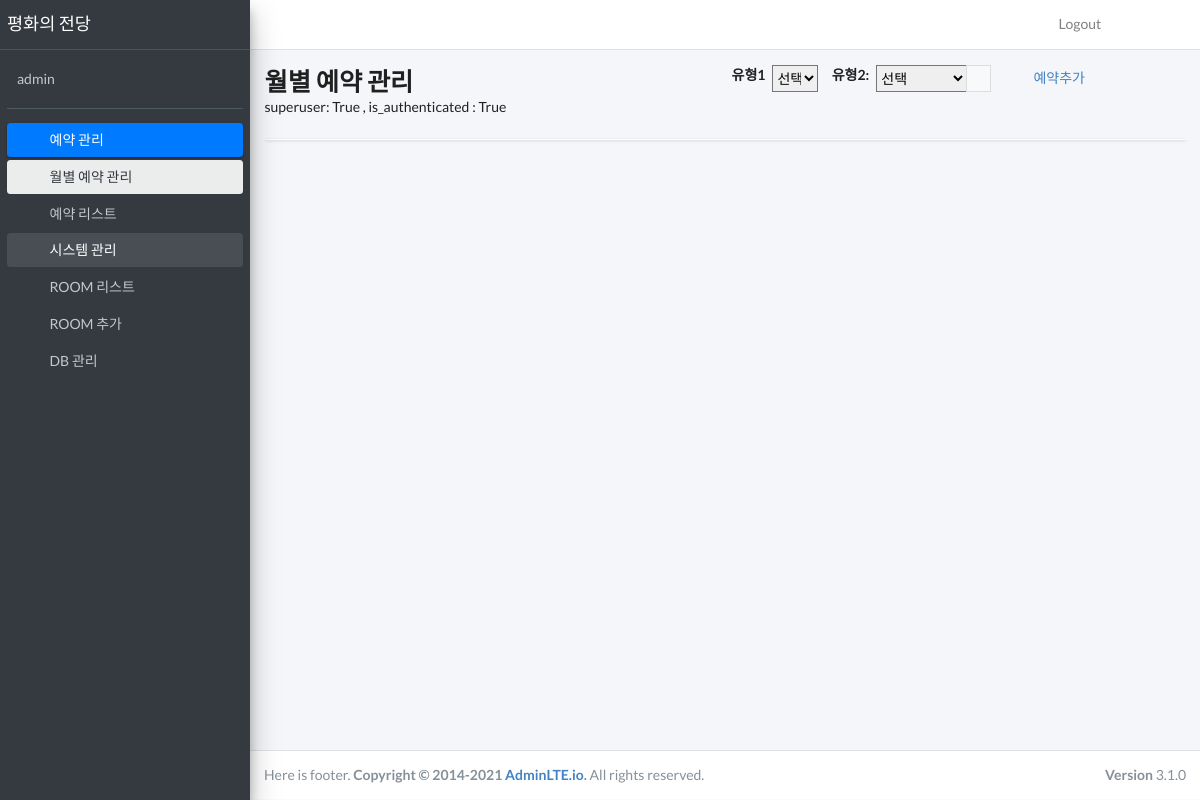
The page /leases/ (signed in) on the database its author committed.
### jsb_web/users/models.py (models this page shows, shortened)
class User(AbstractUser):
    name = models.CharField(_("Name of User"), blank=True, max_length=255)
    user_name = models.CharField(blank=True, max_length=255)
    bu_name = models.CharField(blank=True, max_length=255)
    level_name = models.CharField(blank=True, max_length=255)

### jsb_web/leases/views.py (the view)
# urls.py: path('', views.index, name='index'),
def index(request,urlno='1'):
    if not request.user.is_authenticated:
        return redirect(reverse('users:main'))
    if request.method == "GET":
        if request.user.is_authenticated:
            lease_form = CreateLeaseForm()
            s_date = datetime.today() + timedelta(days=-30)
            e_date = datetime.today() + timedelta(days=60)
            s_date = datetime(int(s_date.strftime('%Y')), int(s_date.strftime('%m')), 1)
            e_date = datetime(int(e_date.strftime('%Y')), int(e_date.strftime('%m')), 1) + timedelta(days=-1)
            q = Q()
            q &= Q(st_date__range = [s_date,e_date]) | Q(ed_date__range = [s_date,e_date])
            leases = models.Lease.objects.filter(q)
            serializer = serializers.LeaseSerializer(leases, many=True)
            return render(request,
            'leases/index.html',
            {"posts":serializer.data, "comment_form": lease_form, "urlno":urlno}
            )

### jsb_web/leases/forms.py
class CreateLeaseForm(forms.ModelForm):
    CHOICES = [('대관','대관'),('숙소','숙소')]
    type1 = forms.ChoiceField(choices=CHOICES,label="유형1")
    type2 = forms.ChoiceField(choices=CHOICES,label="유형2")
    class Meta:
        model = Lease
        fields = ["room","st_date","ed_date","type1","type2","usepeople","phonenumber","contents"]
        labels = {
            "room":"호실",
            "st_date":"시작일",
            "ed_date":"종료일",
            "type1":"유형1",
            "type2":"유형2",
            "usepeople":"사용자수",
            "phonenumber":"전화번호",
            "contents":"메모"
        }

### jsb_web/utils/context_processors.py (called while the page is built)
def settings_context(_request):
    return {"DEBUG": settings.DEBUG}

### jsb_web/templates/leases/index.html (shortened to what this page needs)
{% extends "leases/base2.html" %}
{% block content %}
<section class="content-header">
  <div class="container-fluid">
    <div class="row mb-2">
      <div class="col-sm-6">
        <h1>월별 예약 관리</h1> superuser: {{ user.is_superuser }} , is_authenticated : {{ user.is_authenticated }}
      </div>
      <div class="col-sm-6">
          <div class="form-group mb-0">
            <div class="input-group date">
              <label class="input-group-append">유형1</label>
              <select class="input-group-append ml-2" name="type1" id="type1" style="width: 10%;">
                <option selected="selected">선택</option>
              </select>
              <label class="input-group-append ml-3">유형2:</label>
              <select class="input-group-append ml-2" name="type2" id="type2" style="width: 20%;">
                  <option selected="selected">선택</option>
              </select>
              <div class="input-group-append">
                <button type="submit" id="lease_search" class="btn btn-sm btn-default">
                    <i class="fa fa-search"></i>
                </button>
              </div>
              <ol class="input-group-append breadcrumb float-sm-right ml-5">
                <li class="breadcrumb-item">
                  <a href="{% url 'leases:lease_create' %}">예약추가</a>
                </li>
              </ol>
            </div>
          </div>
      </div>
    </div>
  </div>
</section>
<section class="content">
  <div class="container-fluid">
    <div class="row">
      <div class="col-md-12">
        <div class="card card-primary">
          <div class="card-body p-0">
          </div>
        </div>
      </div>
    </div>
  </div>
</section>
{% endblock content %}

### jsb_web/templates/leases/sidebar2.html
{% load static %}
    <a href="{% url 'leases:index' %}" class="brand-link">
        <span class="brand-text font-weight-light">평화의 전당</span>
      </a>
      <div class="sidebar">
        <div class="user-panel mt-3 pb-3 mb-3 d-flex">
          <div class="info">
            <a href="{% url 'leases:index' %}" class="d-block">
              {{ user.username }}
            </a>
          </div>
        </div>
        <nav class="mt-2">
          <ul class="nav nav-pills nav-sidebar flex-column" data-widget="treeview" role="menu" data-accordion="false">
            <li class="nav-item menu-open">
              <a href="#" class="nav-link {% if request.path == '/leases/' or request.path == '/leases/leaselist/' %}active{% endif %}">
                <i class="nav-icon fas fa-tachometer-alt"></i>
                <p>
                  예약 관리
                  <i class="right fas fa-angle-left"></i>
                </p>
              </a>
              <ul class="nav nav-treeview">
                <li class="nav-item">
                  <a href="{% url 'leases:index' %}" class="nav-link {% if request.path == '/leases/' %}active{% endif %}">
                    <i class="far fa-circle nav-icon"></i>
                    <p>월별 예약 관리</p>
                  </a>
                </li>
                <li class="nav-item">
                  <a href="{% url 'leases:leaselist' %}" class="nav-link {% if request.path == '/leases/leaselist/' %}active{% endif %}">
                    <i class="far fa-circle nav-icon"></i>
                    <p>예약 리스트</p>
                  </a>
                </li>
              </ul>
            </li>
            <li class="nav-item menu-open">
              <a href="#" class="nav-link {% if request.path == '/leases/roomlist' or request.path == '/leases/roomcreate2' %}active{% endif %}">
                <i class="nav-icon fas fa-tachometer-alt"></i>
                <p>
                  시스템 관리
                  <i class="right fas fa-angle-left"></i>
                </p>
              </a>
              <ul class="nav nav-treeview">
                <li class="nav-item">
                  <a href="{% url 'leases:room_list' %}" class="nav-link {% if request.path == '/leases/roomlist' %}active{% endif %}">
                    <i class="far fa-circle nav-icon"></i>
                    <p>ROOM 리스트</p>
                  </a>
                </li>
                <li class="nav-item">
                  <a href="{% url 'leases:room_create2' %}" class="nav-link {% if request.path == '/leases/roomcreate2' %}active{% endif %}">
                    <i class="far fa-circle nav-icon"></i>
                    <p>ROOM 추가</p>
                  </a>
                </li>
                {% if user.is_superuser %}
                <li class="nav-item">
                  <a href="/admin" class="nav-link {% if urlno == '4' %}active{% endif %}">
                    <i class="far fa-circle nav-icon"></i>
                    <p>DB 관리</p>
                  </a>
                </li>
                {% endif %}
              </ul>
            </li>
          </ul>
        </nav>
      </div>

### jsb_web/static/css/fullcalendar/main.css (style rules this page uses)
:root { --fc-daygrid-event-dot-width: 8px; }
:root { --fc-list-event-dot-width: 10px; --fc-list-event-hover-bg-color: #f5f5f5; }

### jsb_web/static/css/leases/base.css (style rules this page uses)
body { margin: 0; padding: 0; background-color: #fafafa; }

### rows shown on the page
User: username "admin", is_superuser "True", is_authenticated "True"
